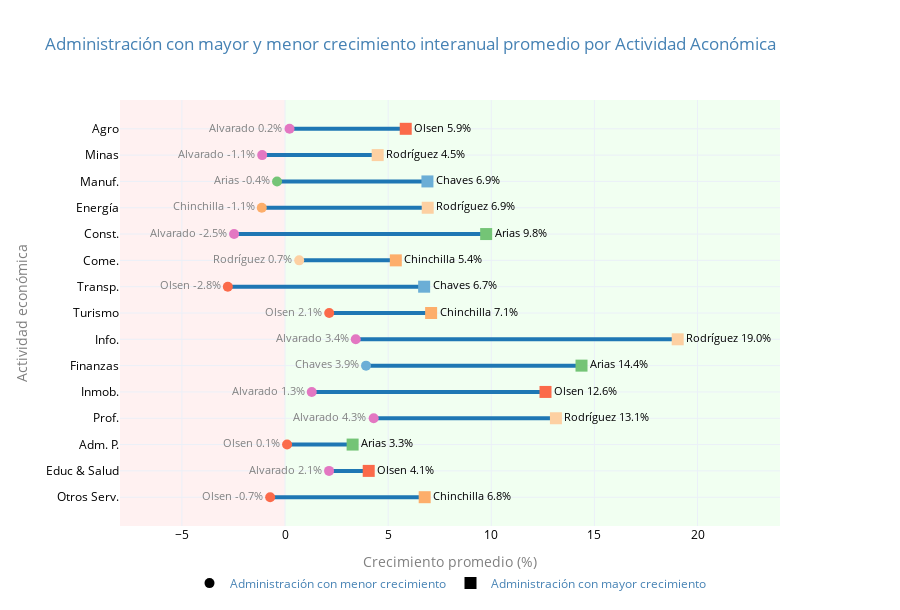

Notebook source saved alongside this figure:
### Markdown cell above
* En Agricultura, Silvicultura y Pesca, la administración Olsen registró el mayor crecimiento promedio (5.85%), mientras que Alvarado mostró el desempeño más débil (0.22%).

* En Minas y Canteras, el mayor dinamismo correspondió a Rodríguez (4.49%), en contraste con Alvarado, que presentó una caída promedio de –1.11%.

* Para Manufactura, la administración Chaves lideró con 6.91%, mientras que Arias tuvo el menor resultado (–0.39%).

* En Electricidad, Agua y Saneamiento, la administración de Rodríguez destacó con 6.92%, siendo Chinchilla la administración con menor desempeño (–1.13%).

* El sector Construcción tuvo su punto máximo durante el gobierno de Arias (9.75%) y el mínimo con Alvarado (–2.47%).

* En Comercio, la administración Chinchilla logró el mayor crecimiento promedio (5.37%), mientras que Rodríguez registró el más bajo (0.69%).

* En Transporte y Almacenamiento, el mejor resultado se observó bajo Chaves (6.75%) y el peor durante Olsen (–2.77%).

* El sector Hoteles y Restaurantes alcanzó su mayor dinamismo con Chinchilla (7.08%), mientras que Olsen mostró la menor expansión (2.14%).

* En Información y Comunicaciones, sobresale el crecimiento excepcional bajo Rodríguez (19.04%), mientras que Alvarado tuvo la tasa más baja (3.43%).

* En Financieras y Seguros, la mayor expansión ocurrió durante la administración Arias (14.38%), en contraste con la de Chaves (3.93%).

* El sector Inmobiliario alcanzó su punto más alto con Olsen (12.63%) y el más bajo con Alvarado (1.30%).

* En Actividades Profesionales, la administración Rodríguez lideró con 13.14%, siendo Alvarado la de menor resultado (4.30%).

* Para Administración Pública, la mayor tasa provino de Arias (3.28%), mientras que Olsen registró el valor mínimo (0.10%).

* En Enseñanza, Salud y Asistencia Social, Olsen nuevamente tuvo el mejor desempeño (4.06%) frente a Alvarado, que obtuvo la menor tasa (2.14%).

*  Finalmente, en Otras Actividades, el liderazgo correspondió a Chinchilla (6.77%) y el menor crecimiento se registró en la administración Olsen (–0.72%).

### Code cell
# Partimos del summary "largo" que tenías:
# columnas: Actividad, Admin_mayor, Tasa_mayor, Admin_menor, Tasa_menor

summary_act = summary.copy()

# Si querés usar SHORT_NAMES en el índice:
summary_act["Actividad_short"] = summary_act["Actividad"].map(C.SHORT_NAMES).fillna(summary_act["Actividad"])
summary_act = summary_act.set_index("Actividad_short")

# Dejamos solo las columnas necesarias
summary_act = summary_act[["Admin_mayor", "Tasa_mayor", "Admin_menor", "Tasa_menor"]]

fig_act = plot_activity_dumbbell(
    summary=summary_act,
    presidential_colors=presidential_colors,
    x_range=(-8, 24),
    height=610,
    title_color="steelblue",
    axis_label_color="gray",
    tick_color="black",
    legend_color="black",
    line_color="#1f77b4",
    line_width=4,
)

fig_act.update_layout(
    legend_font=dict(color="steelblue", size=12)
)

fig_act.show()

### Figure 1 — Plotly figure (JSON) as saved in the notebook; plotly's stock layout.template omitted (floating-point values rounded to 4 significant figures)
{"data": [{"hoverinfo": "skip", "line": {"color": "#1f77b4", "width": 4}, "mode": "lines", "showlegend": false, "type": "scatter", "x": [0.2203, 5.854], "y": ["Agro", "Agro"]}, {"hoverinfo": "skip", "line": {"color": "#1f77b4", "width": 4}, "mode": "lines", "showlegend": false, "type": "scatter", "x": [-1.107, 4.493], "y": ["Minas", "Minas"]}, {"hoverinfo": "skip", "line": {"color": "#1f77b4", "width": 4}, "mode": "lines", "showlegend": false, "type": "scatter", "x": [-0.3859, 6.906], "y": ["Manuf.", "Manuf."]}, {"hoverinfo": "skip", "line": {"color": "#1f77b4", "width": 4}, "mode": "lines", "showlegend": false, "type": "scatter", "x": [-1.126, 6.919], "y": ["Energía", "Energía"]}, {"hoverinfo": "skip", "line": {"color": "#1f77b4", "width": 4}, "mode": "lines", "showlegend": false, "type": "scatter", "x": [-2.468, 9.753], "y": ["Const.", "Const."]}, {"hoverinfo": "skip", "line": {"color": "#1f77b4", "width": 4}, "mode": "lines", "showlegend": false, "type": "scatter", "x": [0.6886, 5.372], "y": ["Come.", "Come."]}, {"hoverinfo": "skip", "line": {"color": "#1f77b4", "width": 4}, "mode": "lines", "showlegend": false, "type": "scatter", "x": [-2.773, 6.746], "y": ["Transp.", "Transp."]}, {"hoverinfo": "skip", "line": {"color": "#1f77b4", "width": 4}, "mode": "lines", "showlegend": false, "type": "scatter", "x": [2.144, 7.085], "y": ["Turismo", "Turismo"]}, {"hoverinfo": "skip", "line": {"color": "#1f77b4", "width": 4}, "mode": "lines", "showlegend": false, "type": "scatter", "x": [3.431, 19.04], "y": ["Info.", "Info."]}, {"hoverinfo": "skip", "line": {"color": "#1f77b4", "width": 4}, "mode": "lines", "showlegend": false, "type": "scatter", "x": [3.93, 14.38], "y": ["Finanzas", "Finanzas"]}, {"hoverinfo": "skip", "line": {"color": "#1f77b4", "width": 4}, "mode": "lines", "showlegend": false, "type": "scatter", "x": [1.297, 12.63], "y": ["Inmob.", "Inmob."]}, {"hoverinfo": "skip", "line": {"color": "#1f77b4", "width": 4}, "mode": "lines", "showlegend": false, "type": "scatter", "x": [4.3, 13.14], "y": ["Prof.", "Prof."]}, {"hoverinfo": "skip", "line": {"color": "#1f77b4", "width": 4}, "mode": "lines", "showlegend": false, "type": "scatter", "x": [0.1004, 3.278], "y": ["Adm. P.", "Adm. P."]}, {"hoverinfo": "skip", "line": {"color": "#1f77b4", "width": 4}, "mode": "lines", "showlegend": false, "type": "scatter", "x": [2.136, 4.059], "y": ["Educ & Salud", "Educ & Salud"]}, {"hoverinfo": "skip", "line": {"color": "#1f77b4", "width": 4}, "mode": "lines", "showlegend": false, "type": "scatter", "x": [-0.7197, 6.773], "y": ["Otros Serv.", "Otros Serv."]}, {"hovertemplate": "<b>%{y}</b><br>%{text}<extra></extra>", "marker": {"color": ["#e377c2", "#e377c2", "#74c476", "#fdae6b", "#e377c2", "#fdd0a2", "#fb6a4a", "#fb6a4a", "#e377c2", "#6baed6", "#e377c2", "#e377c2", "#fb6a4a", "#e377c2", "#fb6a4a"], "size": 10, "symbol": "circle"}, "mode": "markers+text", "showlegend": false, "text": ["Alvarado 0.2%", "Alvarado -1.1%", "Arias -0.4%", "Chinchilla -1.1%", "Alvarado -2.5%", "Rodríguez 0.7%", "Olsen -2.8%", "Olsen 2.1%", "Alvarado 3.4%", "Chaves 3.9%", "Alvarado 1.3%", "Alvarado 4.3%", "Olsen 0.1%", "Alvarado 2.1%", "Olsen -0.7%"], "textfont": {"color": "gray", "size": 11}, "textposition": "middle left", "type": "scatter", "x": [0.2203, -1.107, -0.3859, -1.126, -2.468, 0.6886, -2.773, 2.144, 3.431, 3.93, 1.297, 4.3, 0.1004, 2.136, -0.7197], "y": ["Agro", "Minas", "Manuf.", "Energía", "Const.", "Come.", "Transp.", "Turismo", "Info.", "Finanzas", "Inmob.", "Prof.", "Adm. P.", "Educ & Salud", "Otros Serv."]}, {"hovertemplate": "<b>%{y}</b><br>%{text}<extra></extra>", "marker": {"color": ["#fb6a4a", "#fdd0a2", "#6baed6", "#fdd0a2", "#74c476", "#fdae6b", "#6baed6", "#fdae6b", "#fdd0a2", "#74c476", "#fb6a4a", "#fdd0a2", "#74c476", "#fb6a4a", "#fdae6b"], "size": 12, "symbol": "square"}, "mode": "markers+text", "showlegend": false, "text": ["Olsen 5.9%", "Rodríguez 4.5%", "Chaves 6.9%", "Rodríguez 6.9%", "Arias 9.8%", "Chinchilla 5.4%", "Chaves 6.7%", "Chinchilla 7.1%", "Rodríguez 19.0%", "Arias 14.4%", "Olsen 12.6%", "Rodríguez 13.1%", "Arias 3.3%", "Olsen 4.1%", "Chinchilla 6.8%"], "textfont": {"color": "black", "size": 11}, "textposition": "middle right", "type": "scatter", "x": [5.854, 4.493, 6.906, 6.919, 9.753, 5.372, 6.746, 7.085, 19.04, 14.38, 12.63, 13.14, 3.278, 4.059, 6.773], "y": ["Agro", "Minas", "Manuf.", "Energía", "Const.", "Come.", "Transp.", "Turismo", "Info.", "Finanzas", "Inmob.", "Prof.", "Adm. P.", "Educ & Salud", "Otros Serv."]}, {"marker": {"color": "black", "size": 10, "symbol": "circle"}, "mode": "markers", "name": "Administración con menor crecimiento", "type": "scatter", "x": [null], "y": [null]}, {"marker": {"color": "black", "size": 12, "symbol": "square"}, "mode": "markers", "name": "Administración con mayor crecimiento", "type": "scatter", "x": [null], "y": [null]}], "layout": {"height": 610, "legend": {"font": {"color": "steelblue", "size": 12}, "orientation": "h", "x": 0.5, "xanchor": "center", "y": -0.1, "yanchor": "top"}, "margin": {"b": 40, "l": 120, "r": 120, "t": 100}, "shapes": [{"fillcolor": "rgba(255, 200, 200, 0.25)", "layer": "below", "line": {"width": 0}, "type": "rect", "x0": -8, "x1": 0, "xref": "x", "y0": 0, "y1": 1, "yref": "paper"}, {"fillcolor": "rgba(200, 255, 200, 0.25)", "layer": "below", "line": {"width": 0}, "type": "rect", "x0": 0, "x1": 24, "xref": "x", "y0": 0, "y1": 1, "yref": "paper"}], "title": {"font": {"color": "steelblue"}, "text": "Administración con mayor y menor crecimiento interanual promedio por Actividad Aconómica"}, "xaxis": {"range": [-8, 24], "tickfont": {"color": "black"}, "title": {"font": {"color": "gray"}, "text": "Crecimiento promedio (%)"}, "zeroline": false}, "yaxis": {"autorange": "reversed", "categoryarray": ["Agro", "Minas", "Manuf.", "Energía", "Const.", "Come.", "Transp.", "Turismo", "Info.", "Finanzas", "Inmob.", "Prof.", "Adm. P.", "Educ & Salud", "Otros Serv."], "categoryorder": "array", "tickfont": {"color": "black"}, "title": {"font": {"color": "gray"}, "text": "Actividad económica"}}}}
